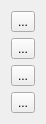
<?xml version="1.0" encoding="UTF-8"?>
<ui version="4.0">
 <class>wdgImageViewPopup</class>
 <widget class="QWidget" name="wdgImageViewPopup">
  <property name="geometry">
   <rect>
    <x>0</x>
    <y>0</y>
    <width>46</width>
    <height>120</height>
   </rect>
  </property>
  <layout class="QVBoxLayout" name="verticalLayout">
   <item>
    <widget class="QToolButton" name="bnZoom">
     <property name="text">
      <string>...</string>
     </property>
    </widget>
   </item>
   <item>
    <widget class="QToolButton" name="bnColorpicker">
     <property name="text">
      <string>...</string>
     </property>
    </widget>
   </item>
   <item>
    <widget class="QToolButton" name="bnRotate">
     <property name="text">
      <string>...</string>
     </property>
    </widget>
   </item>
   <item>
    <widget class="QToolButton" name="bnTimer">
     <property name="text">
      <string>...</string>
     </property>
    </widget>
   </item>
  </layout>
 </widget>
 <resources/>
 <connections/>
</ui>
